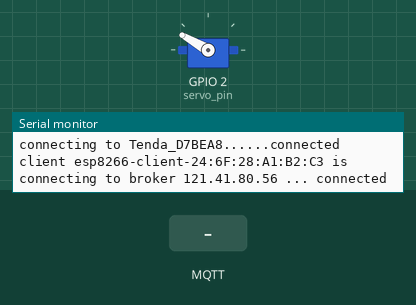
A sketch run on a simulated ESP8266 (NodeMCU). Shown: servo, the last lines printed to the serial monitor. The test bench sets the inputs (shaded band). WiFi joins after 1.5 s; servers stay silent unless stated; no MQTT or app messages arrive unless stated.

Above: at 2.8 s.
2.9 s: MQTT message "open_door" arrives on the first subscribed topic
At 3.4 s:
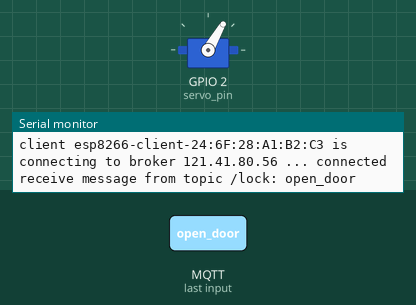
5.9 s: MQTT message "1" arrives on the first subscribed topic
7.4 s: MQTT message "on" arrives on the first subscribed topic
Timing chart, 0 to 10.4 s (numbered marks = the images above; inputs shaded):
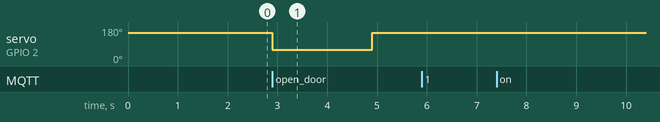

Measured:
- after the input at 2.9 s, servo on GPIO 2 (servo_pin): 150° → 60° at once, → 150° 2.0 s later

The sketch:

servo_led_combine.ino
```cpp
#include <ESP8266WiFi.h>
#include <Servo.h>
#include <PubSubClient.h>

//WiFi config
const char* ssid = "Tenda_D7BEA8";
const char* pwd = "tt174020";

//mqtt config
const char* mqtt_broker = "121.41.80.56";
const int mqtt_port = 1883;
const char* topic = "/lock";
WiFiClient espclient;
PubSubClient client(espclient); //必须传一个client作为参数

//servo config
#define servo_pin 2     //GPIO2--D4 //和灯共用一个pin，但是控制舵机的脉宽只有一小部分。
#define servo_ON 60     //开门的角度
#define servo_OFF 150   //回位的角度
Servo servo;

//LED config
#define led_OFF 199 //200即占空比100%时不亮，占空比越低越亮
#define led_ON  100

void setup() {
  analogWriteFreq(50);
  analogWriteRange(200);  //0.1ms

  Serial.begin(115200);
  Serial.println();

  //LED
  analogWrite(LED_BUILTIN, led_ON); //注意LED_BUILTIN也是GPIO2

  //servo
  servo.attach(servo_pin, 500, 2500);
  servo.write(servo_OFF);
  delay(100);

  //wifi
  connect_wifi();

  //mqtt
  client.setServer(mqtt_broker, mqtt_port);
  client.setCallback(callback);
  connect_mqtt();
  client.subscribe(topic);
}

void loop() {
  client.loop();
}


void connect_wifi() {
  analogWrite(LED_BUILTIN, led_ON);
  Serial.printf("connecting to %s......", ssid);
  WiFi.begin(ssid, pwd);
  while (!WiFi.isConnected()) {
    delay(500);
  }
  Serial.println("connected");
  analogWrite(LED_BUILTIN, led_OFF);
}

void reconnect_wifi() {
  Serial.printf("reconnecting to %s......", ssid);
  analogWrite(LED_BUILTIN, led_ON);
  WiFi.disconnect();  //清楚连接信息，防止路由器重启后信道变化
  WiFi.begin(ssid, pwd);
  while (!WiFi.isConnected()) {
    delay(500);
  }
  Serial.println("connected");
  analogWrite(LED_BUILTIN, led_OFF);
  delay(20);
}

void connect_mqtt() {
  analogWrite(LED_BUILTIN, led_ON);
  while (!client.connected()) {
    String client_id = "esp8266-client-" + String(WiFi.macAddress());
    Serial.printf("client %s is connecting to broker %s ... ", client_id.c_str(), mqtt_broker);
    if (client.connect(client_id.c_str())) {
      Serial.println("connected");
      delay(20);
    } else {
      Serial.printf("failed with state %d\n", client.state());
      delay(2000);
    }
  }
  analogWrite(LED_BUILTIN, led_OFF);
  delay(20);
}

void callback(char *topic, uint8_t *payload, unsigned int length) {
  analogWrite(LED_BUILTIN, led_ON);
  String msg = "";
  for (unsigned int i = 0; i < length; i++) {
    msg += (char)payload[i];
  }
  Serial.printf("receive message from topic %s: %s\n", topic, msg.c_str());

  act_on_msg(msg);

  Serial.println("--------------------------");
  // delay(1000);
  // analogWrite(LED_BUILTIN, 5);  //这里本只想控制灯但是这个脉宽在舵机控制范围内，所以它被驱动
  analogWrite(LED_BUILTIN, led_OFF);
}

void act_on_msg(String msg) {
  if (msg.equals("open_door")) {
    servo.write(servo_ON);
    delay(2000);
  }
  servo.write(servo_OFF);
  delay(200);
}
```
